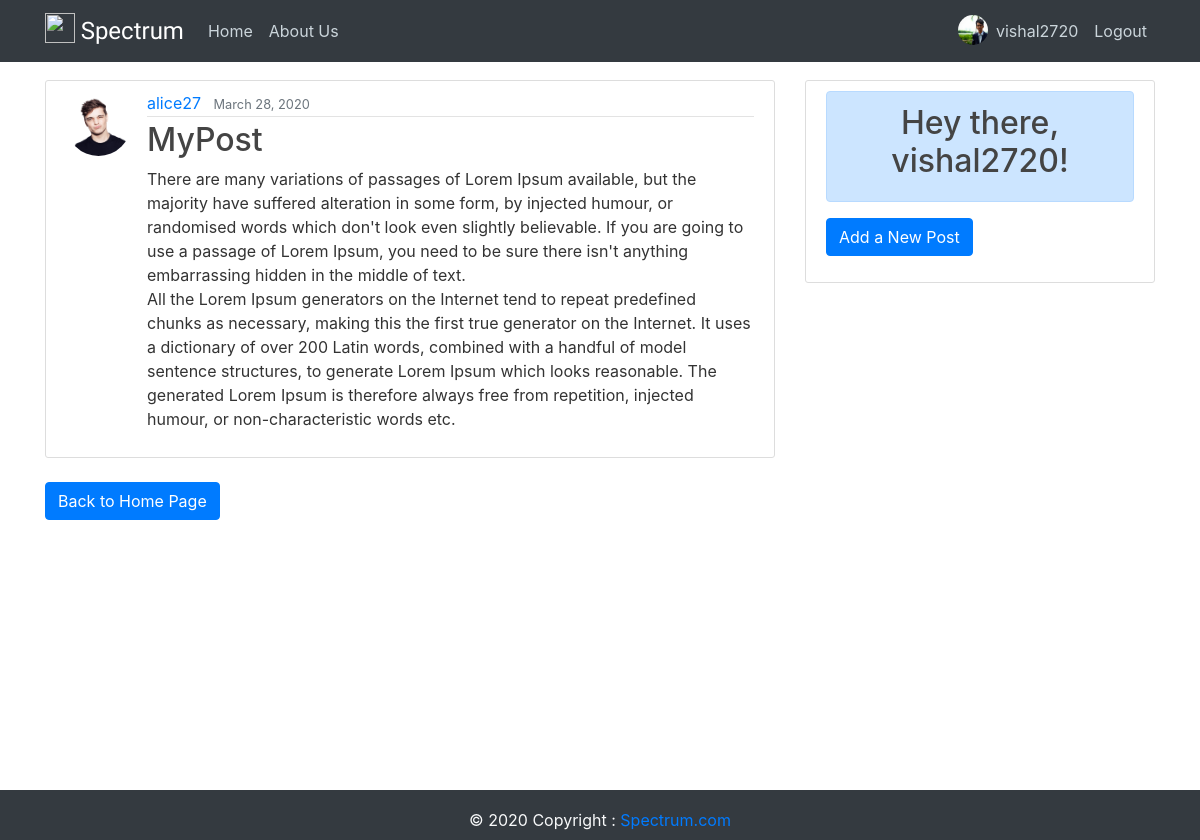
Page /post/2/ (signed in) on the committed database.
### users/models.py (models this page shows, shortened)
class Profile(models.Model):
    user = models.OneToOneField(User, on_delete=models.CASCADE)
    image = models.ImageField(default='default.jpg',upload_to='profile_pics')

### socialmedia/models.py (models this page shows, shortened)
class Post(models.Model):
    title = models.CharField(max_length=200)
    content = models.TextField()
    date_posted = models.DateTimeField(default=timezone.now)
    author = models.ForeignKey(User, on_delete=models.CASCADE)

### socialmedia/views.py (the view)
# urls.py: path('post/<int:pk>/', PostDetailView.as_view(), name='post-detail'),
class PostDetailView(DetailView):
    model = Post

### socialmedia/templates/socialmedia/post_detail.html (shortened to what this page needs)
{% extends "socialmedia/base.html" %}
{% block content %}
    <article class="media content-section">
        <img class="rounded-circle article-img" src="{{ object.author.profile.image.url }}" alt="">
        <div class="media-body">
        <div class="article-metadata">
            <a class="mr-2" href="{% url 'user-posts' object.author.username %}">{{ object.author }}</a>
            <small class="text-muted">{{ object.date_posted|date:"F d, Y" }}</small>
        </div>
        <h2 class="article-title">{{ object.title }}</h2>
        <p class="article-content">{{ object.content }}</p>
        </div>
    </article>
    <a class="btn btn-primary mt-1 mb-1" href="{% url 'sm-home' %}">Back to Home Page</a>
{% endblock content %}

### socialmedia/templates/socialmedia/base.html (shortened to what this page needs)
{% load static %}
<!DOCTYPE html>
<html lang="en">
<head>
    <link rel="stylesheet" href="https://maxcdn.bootstrapcdn.com/bootstrap/4.0.0/css/bootstrap.min.css">
    <link rel="stylesheet" type="text/css" href="{% static 'socialmedia/main.css' %}">
    <link rel="stylesheet" type="text/css" href="{% static 'socialmedia/footer.css' %}">
</head>
<body>
    <header class="site-header">
        <nav class="navbar navbar-expand-md navbar-dark bg-dark fixed-top">
        <div class="container">
            <a class="navbar-brand" href="{% url 'sm-home' %}">
              <img src="{% static 'socialmedia/logo.png' %}" width="30" height="30" class="d-inline-block align-top" alt="">
              <span style="font-family: 'Lobster', cursive;font-size: x-large">Spectrum</span>
            </a>
            <div class="collapse navbar-collapse" id="navbarToggle">
            <div class="navbar-nav mr-auto">
                <a class="nav-item nav-link" href="{%url 'sm-home' %}">Home</a>
                <a class="nav-item nav-link" href="{%url 'sm-about' %}">About Us</a>
            </div>
            <div class="navbar-nav">
              {% if user.is_authenticated %}
                <img class="rounded-circle mt-1" height=30 width=30 src="{{ user.profile.image.url }}">
                <a class="nav-item nav-link" href="{% url 'profile' %}">{{ user.username }}</a>
                <a class="nav-item nav-link" href="{% url 'logout' %}">Logout</a>
              {% else %}
                <a class="nav-item nav-link" href="{% url 'login' %}">Login</a>
                <a class="nav-item nav-link" href="{% url 'register' %}">Register</a>
              {% endif %}
            </div>
            </div>
        </div>
        </nav>
    </header>
    <main role="main" class="container">
        <div class="row">
          <div class="col-md-8">
            {% block content %}{% endblock %}
          </div>
          <div class="col-md-4">
            <div class="content-section">
              {% if user.is_authenticated %}
              <div class="alert alert-primary text-dark text-center" role="alert">
                  <h2>Hey there, {{ user.username }}!</h2>
              </div>
              <a class="btn btn-primary" href="{% url 'post-create' %}">Add a New Post</a>
              {% else %}
              <div class="alert alert-info text-dark text-center" role="alert">
               <h2> Welcome to <span style="font-family: 'Lobster', cursive;">Spectrum</span>!</h2>
               <a class="btn btn-primary mt-2" href="">Sign Up Now</a>
              </div>
              {% endif %}
            </div>
          </div>
        </div>
      </main>
      <footer class="footer">
        <div class="bg-dark text-center" style="width: 100%;" >
          <span class="text-light">© 2020 Copyright : </span>
          <a class="text-primary" href="{% url 'sm-home' %}">Spectrum.com</a>
        </div>
      </footer>
</body>
</html>

### socialmedia/static/socialmedia/main.css (style rules this page uses)
body { background: white; color: #333333; margin-top: 5rem; margin-bottom: 60px; }
h1, h2, h3, h4, h5, h6 { color: #444444; }
.site-header .navbar-nav .nav-link { color: #cbd5db; }
.content-section { background: #ffffff; padding: 10px 20px; border: 1px solid #dddddd; border-radius: 3px; margin-bottom: 20px; }
.article-title { color: #444444; }
.article-content { white-space: pre-line; }
.article-img { height: 65px; width: 65px; margin-right: 16px; }
.article-metadata { padding-bottom: 1px; margin-bottom: 4px; border-bottom: 1px solid #e3e3e3 }

### socialmedia/static/socialmedia/footer.css (style rules this page uses)
html { position: relative; min-height: 100%; }
body { margin-bottom: 50px; }
.footer { position: absolute; bottom: 0; width: 100%; height: 50px; line-height: 60px; background-color: #f5f5f5; }

### rows in the picture
Post: author.profile.image (picture), author "alice27", date_posted "March 28, 2020", title "MyPost", content "There are many variations of passages of Lorem Ipsum available, but the majority have suffered alteration in some form, by injected humour, or randomised words which don't look even slightly believable. If you are going to use a passage of Lorem Ipsum, you need to be sure there isn't anything embarrassing hidden in the middle of text. All the Lorem Ipsum generators on the Internet tend to repeat predefined chunks as necessary, making this the first true generator on the Internet. It uses a dictionary of over 200 Latin words, combined with a handful of model sentence structures, to generate Lorem Ipsum which looks reasonable. The generated Lorem Ipsum is therefore always free from…"

### other values in the picture
{{ user.username }} "vishal2720"
